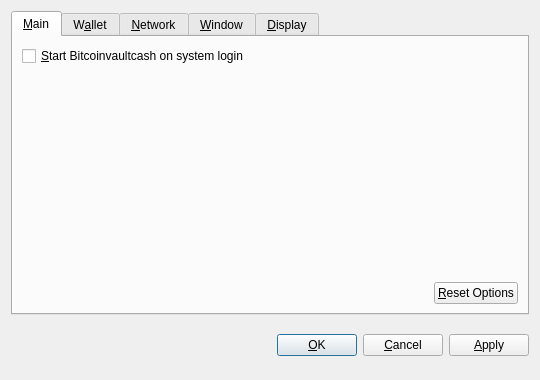
<?xml version="1.0" encoding="UTF-8"?>
<ui version="4.0">
 <class>OptionsDialog</class>
 <widget class="QDialog" name="OptionsDialog">
  <property name="geometry">
   <rect>
    <x>0</x>
    <y>0</y>
    <width>540</width>
    <height>380</height>
   </rect>
  </property>
  <property name="windowTitle">
   <string>Options</string>
  </property>
  <property name="modal">
   <bool>true</bool>
  </property>
  <layout class="QVBoxLayout" name="verticalLayout">
   <item>
    <widget class="QTabWidget" name="tabWidget">
     <property name="tabPosition">
      <enum>QTabWidget::North</enum>
     </property>
     <property name="currentIndex">
      <number>0</number>
     </property>
     <widget class="QWidget" name="tabMain">
      <attribute name="title">
       <string>&amp;Main</string>
      </attribute>
      <layout class="QVBoxLayout" name="verticalLayout_Main">
       <item>
        <widget class="QCheckBox" name="bitcoinAtStartup">
         <property name="toolTip">
          <string>Automatically start Bitcoinvaultcash after logging in to the system.</string>
         </property>
         <property name="text">
          <string>&amp;Start Bitcoinvaultcash on system login</string>
         </property>
        </widget>
       </item>
       <item>
        <spacer name="verticalSpacer_Main">
         <property name="orientation">
          <enum>Qt::Vertical</enum>
         </property>
         <property name="sizeHint" stdset="0">
          <size>
           <width>20</width>
           <height>40</height>
          </size>
         </property>
        </spacer>
       </item>
       <item>
        <layout class="QHBoxLayout" name="horizontalLayout_2_Main">
         <item>
          <spacer name="horizontalSpacer_2_Main">
           <property name="orientation">
            <enum>Qt::Horizontal</enum>
           </property>
           <property name="sizeHint" stdset="0">
            <size>
             <width>40</width>
             <height>20</height>
            </size>
           </property>
          </spacer>
         </item>
         <item>
          <widget class="QPushButton" name="resetButton">
           <property name="toolTip">
            <string>Reset all client options to default.</string>
           </property>
           <property name="text">
            <string>&amp;Reset Options</string>
           </property>
           <property name="autoDefault">
            <bool>false</bool>
           </property>
          </widget>
         </item>
        </layout>
       </item>
      </layout>
     </widget>
     <widget class="QWidget" name="tabWallet">
      <attribute name="title">
       <string>W&amp;allet</string>
      </attribute>
      <layout class="QVBoxLayout" name="verticalLayout_Network">
       <item>
        <widget class="QLabel" name="transactionFeeInfoLabel">
         <property name="text">
          <string>Optional transaction fee per kB that helps make sure your transactions are processed quickly. Most transactions are 1 kB.</string>
         </property>
         <property name="textFormat">
          <enum>Qt::PlainText</enum>
         </property>
         <property name="wordWrap">
          <bool>true</bool>
         </property>
        </widget>
       </item>
       <item>
        <layout class="QHBoxLayout" name="horizontalLayout_1_Main">
         <item>
          <widget class="QLabel" name="transactionFeeLabel">
           <property name="text">
            <string>Pay transaction &amp;fee</string>
           </property>
           <property name="textFormat">
            <enum>Qt::PlainText</enum>
           </property>
           <property name="buddy">
            <cstring>transactionFee</cstring>
           </property>
          </widget>
         </item>
         <item>
          <widget class="BitcoinAmountField" name="transactionFee"/>
         </item>
         <item>
          <spacer name="horizontalSpacer_1_Main">
           <property name="orientation">
            <enum>Qt::Horizontal</enum>
           </property>
           <property name="sizeHint" stdset="0">
            <size>
             <width>40</width>
             <height>20</height>
            </size>
           </property>
          </spacer>
         </item>
        </layout>
       </item>
       <item>
        <widget class="QLabel" name="label">
         <property name="text">
          <string>If you disable the spending of unconfirmed change, the change from a transaction cannot be used until that transaction has at least one confirmation. This also affects how your balance is computed.</string>
         </property>
         <property name="wordWrap">
          <bool>true</bool>
         </property>
        </widget>
       </item>
       <item>
        <widget class="QCheckBox" name="spendZeroConfChange">
         <property name="text">
          <string>Spend unconfirmed change  (experts only)</string>
         </property>
        </widget>
       </item>
       <item>
        <spacer name="verticalSpacer">
         <property name="orientation">
          <enum>Qt::Vertical</enum>
         </property>
         <property name="sizeHint" stdset="0">
          <size>
           <width>20</width>
           <height>40</height>
          </size>
         </property>
        </spacer>
       </item>
      </layout>
     </widget>
     <widget class="QWidget" name="tabNetwork">
      <attribute name="title">
       <string>&amp;Network</string>
      </attribute>
      <layout class="QVBoxLayout" name="verticalLayout_Network">
       <item>
        <widget class="QCheckBox" name="mapPortUpnp">
         <property name="toolTip">
          <string>Automatically open the Bitcoinvaultcash client port on the router. This only works when your router supports UPnP and it is enabled.</string>
         </property>
         <property name="text">
          <string>Map port using &amp;UPnP</string>
         </property>
        </widget>
       </item>
       <item>
        <widget class="QCheckBox" name="connectSocks">
         <property name="toolTip">
          <string>Connect to the Bitcoinvaultcash network through a SOCKS proxy (e.g. when connecting through Tor).</string>
         </property>
         <property name="text">
          <string>&amp;Connect through SOCKS proxy:</string>
         </property>
        </widget>
       </item>
       <item>
        <layout class="QHBoxLayout" name="horizontalLayout_Network">
         <item>
          <widget class="QLabel" name="proxyIpLabel">
           <property name="text">
            <string>Proxy &amp;IP:</string>
           </property>
           <property name="textFormat">
            <enum>Qt::PlainText</enum>
           </property>
           <property name="buddy">
            <cstring>proxyIp</cstring>
           </property>
          </widget>
         </item>
         <item>
          <widget class="QValidatedLineEdit" name="proxyIp">
           <property name="maximumSize">
            <size>
             <width>140</width>
             <height>16777215</height>
            </size>
           </property>
           <property name="toolTip">
            <string>IP address of the proxy (e.g. 127.0.0.1)</string>
           </property>
          </widget>
         </item>
         <item>
          <widget class="QLabel" name="proxyPortLabel">
           <property name="text">
            <string>&amp;Port:</string>
           </property>
           <property name="textFormat">
            <enum>Qt::PlainText</enum>
           </property>
           <property name="buddy">
            <cstring>proxyPort</cstring>
           </property>
          </widget>
         </item>
         <item>
          <widget class="QLineEdit" name="proxyPort">
           <property name="maximumSize">
            <size>
             <width>55</width>
             <height>16777215</height>
            </size>
           </property>
           <property name="toolTip">
            <string>Port of the proxy (e.g. 9050)</string>
           </property>
          </widget>
         </item>
         <item>
          <widget class="QLabel" name="socksVersionLabel">
           <property name="text">
            <string>SOCKS &amp;Version:</string>
           </property>
           <property name="textFormat">
            <enum>Qt::PlainText</enum>
           </property>
           <property name="buddy">
            <cstring>socksVersion</cstring>
           </property>
          </widget>
         </item>
         <item>
          <widget class="QValueComboBox" name="socksVersion">
           <property name="toolTip">
            <string>SOCKS version of the proxy (e.g. 5)</string>
           </property>
          </widget>
         </item>
         <item>
          <spacer name="horizontalSpacer_Network">
           <property name="orientation">
            <enum>Qt::Horizontal</enum>
           </property>
           <property name="sizeHint" stdset="0">
            <size>
             <width>40</width>
             <height>20</height>
            </size>
           </property>
          </spacer>
         </item>
        </layout>
       </item>
       <item>
        <spacer name="verticalSpacer_Network">
         <property name="orientation">
          <enum>Qt::Vertical</enum>
         </property>
         <property name="sizeHint" stdset="0">
          <size>
           <width>20</width>
           <height>40</height>
          </size>
         </property>
        </spacer>
       </item>
      </layout>
     </widget>
     <widget class="QWidget" name="tabWindow">
      <attribute name="title">
       <string>&amp;Window</string>
      </attribute>
      <layout class="QVBoxLayout" name="verticalLayout_Window">
       <item>
        <widget class="QCheckBox" name="minimizeToTray">
         <property name="toolTip">
          <string>Show only a tray icon after minimizing the window.</string>
         </property>
         <property name="text">
          <string>&amp;Minimize to the tray instead of the taskbar</string>
         </property>
        </widget>
       </item>
       <item>
        <widget class="QCheckBox" name="minimizeOnClose">
         <property name="toolTip">
          <string>Minimize instead of exit the application when the window is closed. When this option is enabled, the application will be closed only after selecting Quit in the menu.</string>
         </property>
         <property name="text">
          <string>M&amp;inimize on close</string>
         </property>
        </widget>
       </item>
       <item>
        <spacer name="verticalSpacer_Window">
         <property name="orientation">
          <enum>Qt::Vertical</enum>
         </property>
         <property name="sizeHint" stdset="0">
          <size>
           <width>20</width>
           <height>40</height>
          </size>
         </property>
        </spacer>
       </item>
      </layout>
     </widget>
     <widget class="QWidget" name="tabDisplay">
      <attribute name="title">
       <string>&amp;Display</string>
      </attribute>
      <layout class="QVBoxLayout" name="verticalLayout_Display">
       <item>
        <layout class="QHBoxLayout" name="horizontalLayout_1_Display">
         <item>
          <widget class="QLabel" name="langLabel">
           <property name="text">
            <string>User Interface &amp;language:</string>
           </property>
           <property name="textFormat">
            <enum>Qt::PlainText</enum>
           </property>
           <property name="buddy">
            <cstring>lang</cstring>
           </property>
          </widget>
         </item>
         <item>
          <widget class="QValueComboBox" name="lang">
           <property name="toolTip">
            <string>The user interface language can be set here. This setting will take effect after restarting Bitcoinvaultcash.</string>
           </property>
          </widget>
         </item>
        </layout>
       </item>
       <item>
        <layout class="QHBoxLayout" name="horizontalLayout_2_Display">
         <item>
          <widget class="QLabel" name="unitLabel">
           <property name="text">
            <string>&amp;Unit to show amounts in:</string>
           </property>
           <property name="textFormat">
            <enum>Qt::PlainText</enum>
           </property>
           <property name="buddy">
            <cstring>unit</cstring>
           </property>
          </widget>
         </item>
         <item>
          <widget class="QValueComboBox" name="unit">
           <property name="toolTip">
            <string>Choose the default subdivision unit to show in the interface and when sending coins.</string>
           </property>
          </widget>
         </item>
        </layout>
       </item>
       <item>
        <widget class="QCheckBox" name="displayAddresses">
         <property name="toolTip">
          <string>Whether to show Bitcoinvaultcash addresses in the transaction list or not.</string>
         </property>
         <property name="text">
          <string>&amp;Display addresses in transaction list</string>
         </property>
        </widget>
       </item>
       <item>
        <widget class="QCheckBox" name="coinControlFeatures">
         <property name="toolTip">
          <string>Whether to show coin control features or not.</string>
         </property>
         <property name="text">
          <string>Display coin &amp;control features (experts only!)</string>
         </property>
        </widget>
       </item>
       <item>
        <spacer name="verticalSpacer_Display">
         <property name="orientation">
          <enum>Qt::Vertical</enum>
         </property>
         <property name="sizeHint" stdset="0">
          <size>
           <width>20</width>
           <height>40</height>
          </size>
         </property>
        </spacer>
       </item>
      </layout>
     </widget>
    </widget>
   </item>
   <item>
    <layout class="QHBoxLayout" name="horizontalLayout_Buttons">
     <item>
      <spacer name="horizontalSpacer_1">
       <property name="orientation">
        <enum>Qt::Horizontal</enum>
       </property>
       <property name="sizeHint" stdset="0">
        <size>
         <width>40</width>
         <height>48</height>
        </size>
       </property>
      </spacer>
     </item>
     <item>
      <widget class="QLabel" name="statusLabel">
       <property name="font">
        <font>
         <weight>75</weight>
         <bold>true</bold>
        </font>
       </property>
       <property name="text">
        <string/>
       </property>
       <property name="textFormat">
        <enum>Qt::PlainText</enum>
       </property>
       <property name="wordWrap">
        <bool>true</bool>
       </property>
      </widget>
     </item>
     <item>
      <spacer name="horizontalSpacer_2">
       <property name="orientation">
        <enum>Qt::Horizontal</enum>
       </property>
       <property name="sizeHint" stdset="0">
        <size>
         <width>40</width>
         <height>48</height>
        </size>
       </property>
      </spacer>
     </item>
     <item>
      <widget class="QPushButton" name="okButton">
       <property name="text">
        <string>&amp;OK</string>
       </property>
      </widget>
     </item>
     <item>
      <widget class="QPushButton" name="cancelButton">
       <property name="text">
        <string>&amp;Cancel</string>
       </property>
       <property name="autoDefault">
        <bool>false</bool>
       </property>
      </widget>
     </item>
     <item>
      <widget class="QPushButton" name="applyButton">
       <property name="text">
        <string>&amp;Apply</string>
       </property>
       <property name="autoDefault">
        <bool>false</bool>
       </property>
      </widget>
     </item>
    </layout>
   </item>
  </layout>
 </widget>
 <customwidgets>
  <customwidget>
   <class>BitcoinAmountField</class>
   <extends>QSpinBox</extends>
   <header>bitcoinamountfield.h</header>
  </customwidget>
  <customwidget>
   <class>QValueComboBox</class>
   <extends>QComboBox</extends>
   <header>qvaluecombobox.h</header>
  </customwidget>
  <customwidget>
   <class>QValidatedLineEdit</class>
   <extends>QLineEdit</extends>
   <header>qvalidatedlineedit.h</header>
  </customwidget>
 </customwidgets>
 <resources/>
 <connections/>
</ui>
